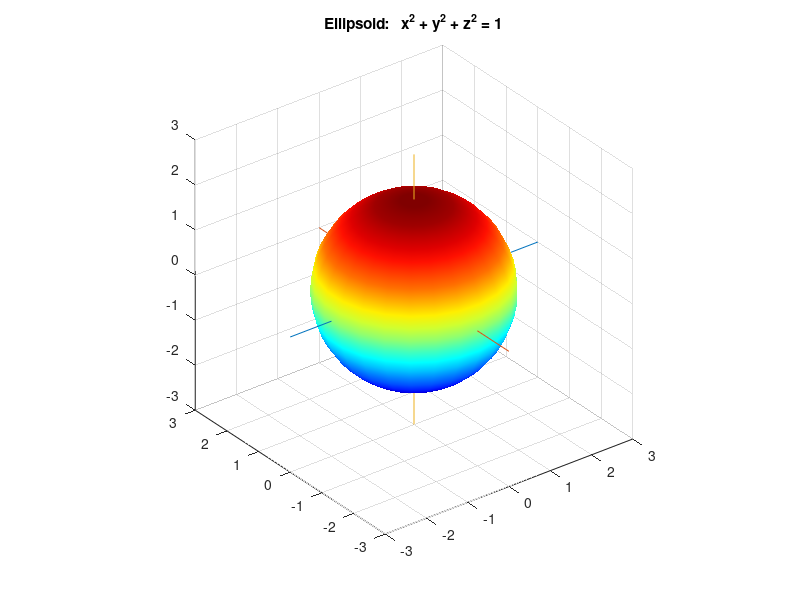

The MATLAB source for this figure:
function [K,Q,D,W,l,qf] = plotellipsoid(varargin)
%
%  [K,Q,D,W,l,qf] = ellipsoid(...)
%
%  Draws the ellipsoid 
%      x' * K * x = 1
%    corresponding to the positive definite symmetric 3 by 3 matrix K 
%
%  ellipsoid  with no arguments sets K = eye(3) - a sphere
%  ellipsoid(A)    sets K = A if A is symmetric; otherwise K = A' * A
%  ellipsoid(A,n)  same as ellipsoid(A) with n the number of mesh points
%                    default is n = 25
%  ellipsoid(a,b,c)  sets K = diag([a b c])
%  ellipsoid(a,b,c,n)  sets K = diag([a b c]) and n = # mesh points
%
%
%  K - symmetric positive definite matrix used
%  Q - columns are eigenvectors or principal axes of ellipse
%  D - diagonal matrix with eigenvalues, so K = Q' * D * Q
%  l = sqrt(diag(D)) - lengths of axes of ellipse
%  W = Q*D^(-1/2) - linear transformation mapping unit sphere to ellipsoid
%  qf - string giving quadratic form x'*K*x
%
%  See also ELLIPSE, TR3
%

switch length(varargin)
  case 0
     A = eye(3); n = 25;
  case 1 
     A = varargin{1}; n = 25;
  case 2 
     A = varargin{1}; n = varargin{2};
  case 3 
     A = diag([varargin{1},varargin{2},varargin{3}]); n = 25;
  case 4 
     A = diag([varargin{1},varargin{2},varargin{3}]); n = varargin{4};
end
K=A;
if K(1,1) == 1, q1s = ''; else q1s = [num2str(K(1,1)),' ']; end
if K(2,2) == 1, q2s = ''; else q2s = [num2str(K(2,2)),' ']; end
if K(3,3) == 1, q3s = ''; else q3s = [num2str(K(3,3)),' ']; end

q12 = abs(2*K(1,2)); q12x = num2str(q12);
s12 = sign(K(1,2));
if s12 > 0, q12s = [' + ',q12x,' x y']; 
else if s12 < 0, q12s = [' - ',q12x,' x y'];
else q12s = '';
end 
end 
q13 = abs(2*K(1,3)); q13x = num2str(q13);
s13 = sign(K(1,3));
if s13 > 0, q13s = [' + ',q13x,' x z']; 
else if s13 < 0, q13s = [' - ',q13x,' x z'];
else q13s = '';
end 
end 
q23 = abs(2*K(2,3)); q23x = num2str(q23);
s23 = sign(K(2,3));
if s23 > 0, q23s = [' + ',q23x,' y z']; 
else if s23 < 0, q23s = [' - ',q23x,' y z'];
else q23s = '';
end 
end 

qf = [q1s,'x^2',q12s,' + ',q2s,'y^2',q13s,q23s,' + ',q3s,'z^2'];

disp(' ')
disp('Quadratic form')
disp(' ')
disp(qf)

disp(' ')

disp('K = ')
disp(K)

[Q,D] = eig(K);

disp('Eigenvectors - principal axes')
disp(' ')
disp(Q)
disp('Eigenvalues')
ev = diag(D);
disp(' ')
disp(ev)
disp('Lengths of principal axes')
l = 1./sqrt(ev);
disp(' ')
disp(l)
k=2
W = k*Q * 1/sqrt(D);

df = linspace(0,pi,n); 
dt = [0:2*pi/n:2*pi]; 

x0 = sin(df)' * cos(dt); 
y0 = sin(df)' * sin(dt);
z0 = cos(df)' * ones(size(dt));

[x,y,z] = tr3(W,x0,y0,z0);

surf(x,y,z);

W1 = W(1,:); W2 = W(2,:); W3 = W(3,:); 
N = diag([1 + 1/norm(W(:,1)),1 + 1/norm(W(:,2)),1 + 1/norm(W(:,3))]);
WN = W * N;
WN1 = WN(1,:); WN2 = WN(2,:);  WN3 = WN(3,:);

xa = [W1;WN1];
ya = [W2;WN2];
za = [W3;WN3];
line(xa,ya,za);

xa = - xa;
ya = - ya;
za = - za;
line(xa,ya,za);

axis equal;
shading interp;
colormap(jet);

title(['Ellipsoid:   ',qf,' = 1']);


%%%%%%%%%%%%%%%%%%%%%%%%%%%%%%%%%%%%%%%%%%%%%%%%%%%%%%%

function [x1,y1,z1] = tr3(m,x,y,z)
%
%  For transforming multiple points according to the
%   linear transformation with matrix m
%
x1 = m(1,1) .* x +  m(1,2) .* y +  m(1,3) .* z ;
y1 = m(2,1) .* x +  m(2,2) .* y +  m(2,3) .* z ;
z1 = m(3,1) .* x +  m(3,2) .* y +  m(3,3) .* z ;
